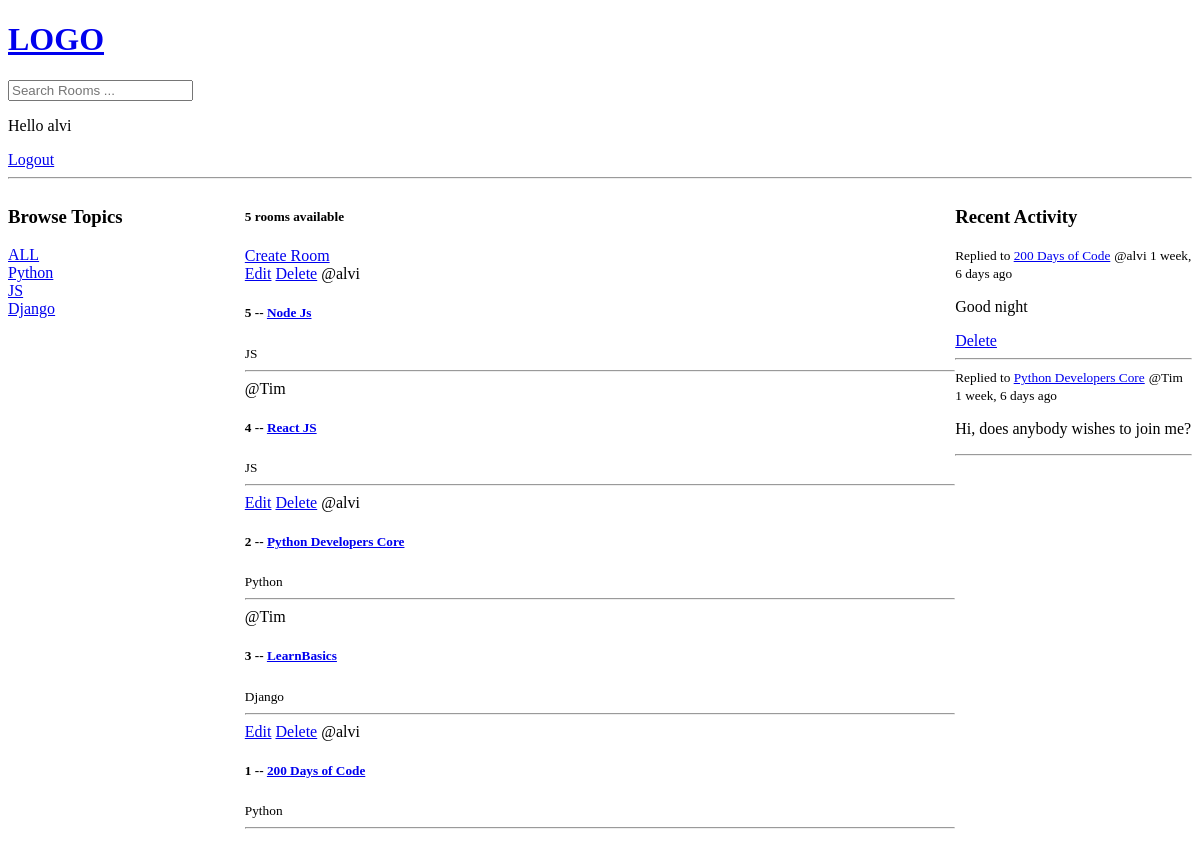
Page / (signed in) on the earlier database version.
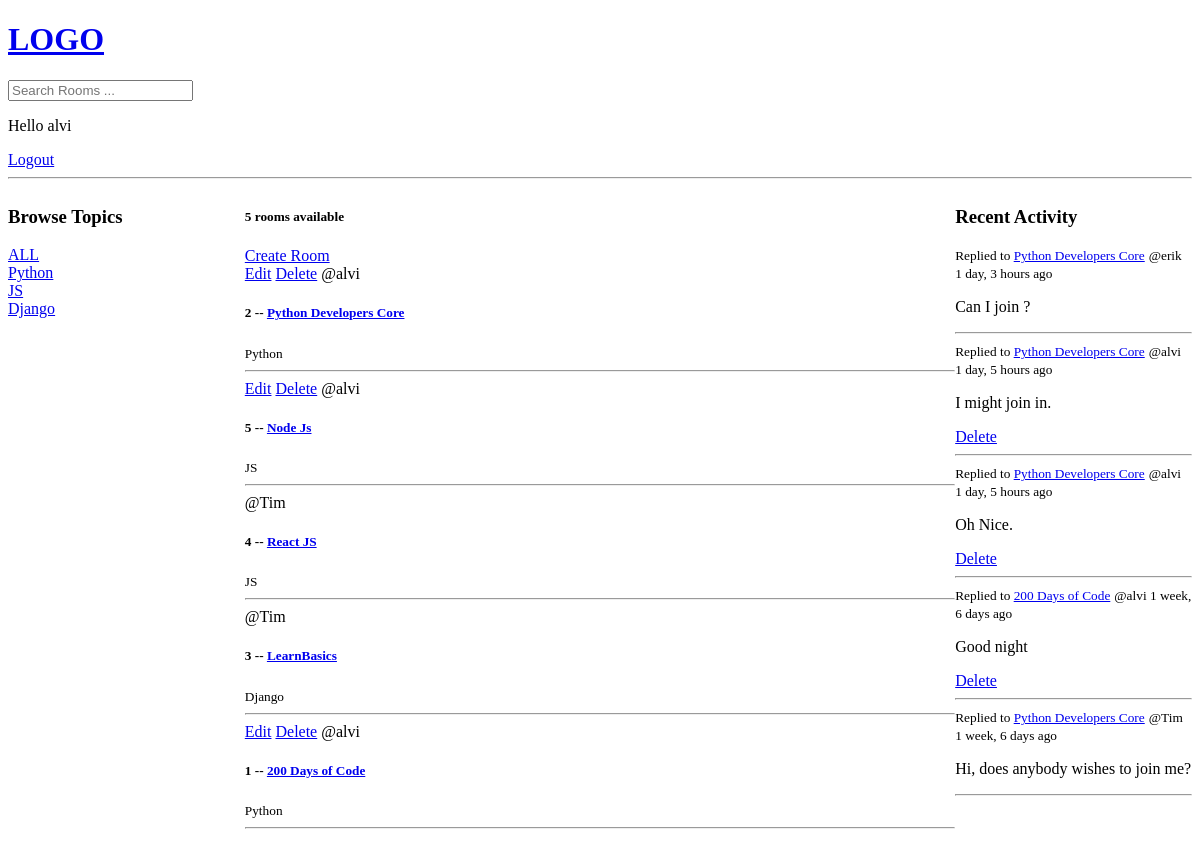
Same page on the later database version.
### base/models.py (models this page shows, shortened)
class Topic(models.Model):
    name = models.CharField(max_length = 200)

class Room(models.Model):
    host =  models.ForeignKey(User,on_delete = models.SET_NULL,null=True)
    topic = models.ForeignKey(Topic,on_delete = models.SET_NULL,null=True)# allowing empty values in DB
    name = models.CharField(max_length=200)
    description = models.TextField(null = True,blank = True) # Null is for databse having empty, blacnk is for form field
    participants = models.ManyToManyField(User,related_name="participants",blank=True) # If you comment on something
    updated = models.DateTimeField(auto_now=True) # Latest Interaction captured
    created = models.DateTimeField(auto_now_add=True) # First Interaction captured
    class Meta:
        ordering = ['-updated','-created'] # Negative for inverse ordering

class Message(models.Model):# Many to 1 with Room
    user = models.ForeignKey(User,on_delete = models.CASCADE)
    room = models.ForeignKey(Room,on_delete = models.CASCADE)# if ROOM is deleted message is also deleted
    body = models.TextField()
    updated = models.DateTimeField(auto_now=True) # Latest Interaction captured
    created = models.DateTimeField(auto_now_add=True) # First Interaction captured
    class Meta:
        ordering = ['-updated','-created'] # Negative for inverse ordering
    def __str__(self): # TO represent only the first 50 characters
        return self.body[:50]

### base/views.py (the view)
# urls.py: 2. Add a URL to urlpatterns:  path('', views.home, name='home')
def home(request):
    q = request.GET.get('q')# To retieve the querried parameter
    if not q:
        q=''
    rooms = Room.objects.filter(
        Q(topic__name__icontains=q) |#OR
        Q(name__icontains=q) |
        Q(description__icontains=q)
        )# __ Query to the Parent
    room_count = rooms.count()# Method to retrieve value based on fiter and its faster than len
    topics = Topic.objects.all()# To retrieve the topics
    room_messages = Message.objects.filter(Q(room__topic__name__icontains=q))#all()#.order_by('-created')# To retrieve all the messages for a particular room
    context = {'rooms' : rooms,
               'topics': topics,
               'room_count':room_count,
               'room_messages':room_messages,
                }
    return render(request,'base/home.html',context) # Passing dictionary key value pair

### base/templates/base/home.html (shortened to what this page needs)
{% extends "main.html" %}
{% block content %}
<div class="home-container">
<div>
    {% include 'base/topics_component.html' %}
</div>
<div>
    {% include 'base/feed_component.html' %}
</div>
<div>
    {% include 'base/activity_component.html' %}
</div>
</div>
{% endblock %}

### base/templates/base/topics_component.html
<h3>Browse Topics</h3>
    <div>
        <a href = "{% url 'home' %}">ALL</a>
    </div>
    {% for topic in topics %}
        <div>
            <a href = "{% url 'home' %}?q={{topic.name}}">{{topic.name}}</a>
        </div>
    {% endfor %}

### base/templates/base/feed_component.html
<h5>{{room_count}} rooms available</h5>
<a href="{% url 'create-room' %}">Create Room</a>
<div>
{% for room in rooms %}
    <div>
        {% if request.user == room.host %}
        <a href="{% url 'update-room' room.id %}">Edit</a>
        <a href="{% url 'delete-room' room.id %}">Delete</a>
        {% endif %}
            <span>@{{room.host.username}}</span>
            <br>
            <h5>{{room.id}} -- <a href="{% url 'room' room.id %}">{{room.name}}</a></h5>
            <small>{{room.topic.name}}</small>
            <hr>
    </div>
{% endfor %}
</div>

### base/templates/base/activity_component.html
<h3>Recent Activity</h3>
    {% for message in room_messages %}
        <div>
            <small>Replied to <a href="{% url 'room' message.room.id %}">{{message.room.name}}</a></small>
            <small>@{{message.user}} {{message.created|timesince}} ago</small>
            <p>{{message}}</p>
            {% if request.user == message.user %}
            <a href="{% url 'delete-message' message.id %}">Delete</a>
            {% endif %}
            <hr>
        </div>
    {% endfor %}

Differences in the rows shown:
changed Room "Python Developers Core": moves up the list
added Message: room.name "Python Developers Core", user "erik", created "1 day, 3 hours", body "Can I join ?"
added Message: room.name "Python Developers Core", user "alvi", created "1 day, 5 hours", body "I might join in.", shows "Delete"
added Message: room.name "Python Developers Core", user "alvi", created "1 day, 5 hours", body "Oh Nice.", shows "Delete"
